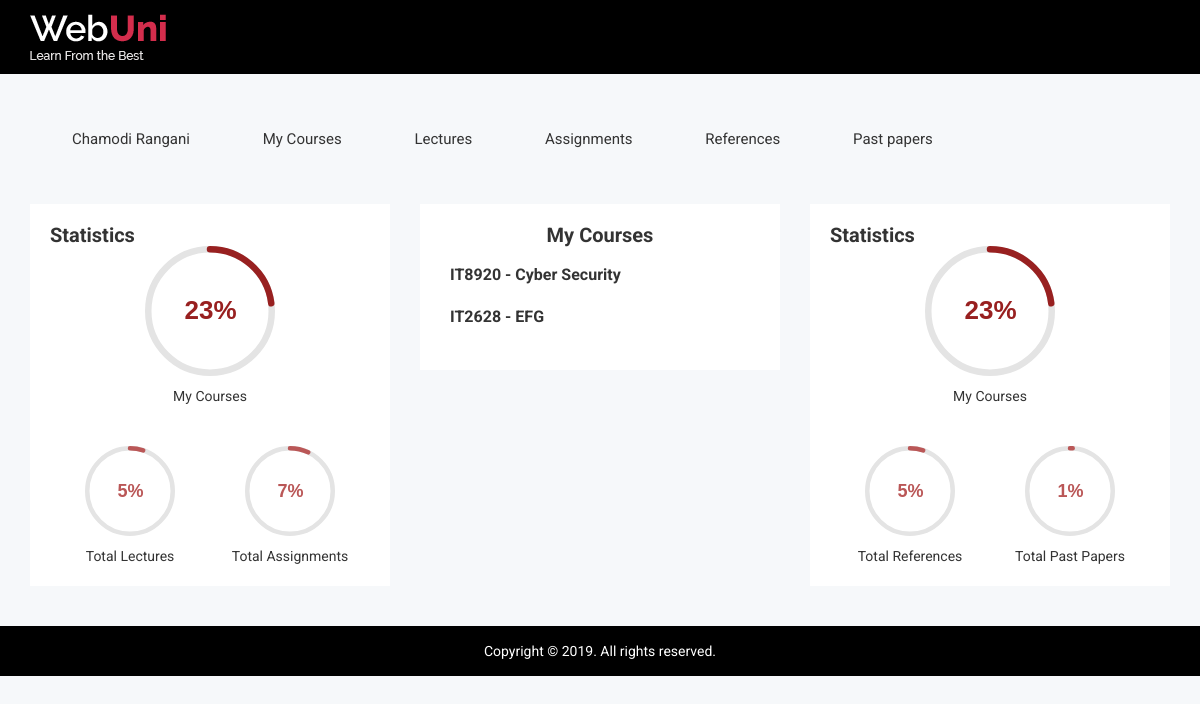
The page /Admin/Lecturer/index.php (signed in) on the database its author committed.
### tables this page shows
CREATE TABLE `user` (
  `id` int(11) NOT NULL,
  `fname` varchar(255) NOT NULL,
  `lname` varchar(255) NOT NULL,
  `email` varchar(255) NOT NULL,
  `phone` varchar(255) NOT NULL,
  `password` varchar(255) NOT NULL,
  `role` int(11) NOT NULL DEFAULT '1'
);

CREATE TABLE `courses` (
  `id` int(11) NOT NULL,
  `c_code` varchar(10) NOT NULL,
  `c_name` varchar(255) NOT NULL,
  `c_incharge` varchar(255) NOT NULL,
  `c_credits` int(11) NOT NULL,
  `ad_date` date NOT NULL
);

### Admin/Lecturer/index.php (the view, shortened to what this page needs)
<!doctype html>
<html class="no-js" lang="">
<?php
include('db/dbcon.php');
?>
<head>
  <link rel="stylesheet" href="css/bootstrap.min.css">
  <link rel="stylesheet" href="css/font-awesome.min.css">
  <link rel="stylesheet" href="css/owl.carousel.css">
  <link rel="stylesheet" href="css/owl.theme.css">
  <link rel="stylesheet" href="css/owl.transitions.css">
  <link rel="stylesheet" href="css/meanmenu/meanmenu.min.css">
  <link rel="stylesheet" href="css/animate.css">
  <link rel="stylesheet" href="css/normalize.css">
  <link rel="stylesheet" href="css/scrollbar/jquery.mCustomScrollbar.min.css">
  <link rel="stylesheet" href="css/jvectormap/jquery-jvectormap-2.0.3.css">
  <link rel="stylesheet" href="css/notika-custom-icon.css">
  <link rel="stylesheet" href="css/wave/waves.min.css">
  <link rel="stylesheet" href="css/main.css">
  <link rel="stylesheet" href="style.css">
  <link rel="stylesheet" href="css/responsive.css">
</head>
<body>
  <?php include 'include/header_top.php';
  ?>
  <?php if (logged_in()==true) {
    $e = $_SESSION['email'];
  }
  $s = "select * from user where email = '$e'";
  $result = $db->query($s); ?>
                <?php while ($c = mysqli_fetch_assoc($result)) {
                  $name = $c['fname'];
                  ?>
    <div class="main-menu-area mg-tb-40">
      <div class="container">
        <div class="row">
          <div class="col-lg-12 col-md-12 col-sm-12 col-xs-12">
            <ul class="nav nav-tabs notika-menu-wrap menu-it-icon-pro">
              <li><a data-toggle="tab" href="#log"><i class="notika-icon notika-menu"></i><?= $c['fname'].' '.' '.$c['lname']; ?></a>
              </li>
              <li><a href="mycourse.php"><i class="notika-icon notika-edit"></i> My Courses</a>
              </li>
              <li><a href="lecs/new_add.php"><i class="notika-icon notika-file"></i> Lectures</a>
              </li>
              <li><a href="assignments/new_add.php"><i class="notika-icon notika-file"></i> Assignments</a>
              </li>
              <li><a href="books/new_add.php"><i class="notika-icon notika-file"></i> References</a>
              </li>
              <li><a href="papers/new_add.php"><i class="notika-icon notika-file"></i> Past papers</a>
              </li>
            </ul>
          </div>
        <?php } ?>
      </div>
    </div>
  </div>
  <?php
  $sql = "SELECT * FROM courses WHERE c_incharge = '$name'";
  $courses = $db->query($sql);
  $co1 = mysqli_num_rows($courses);
  $tot = "SELECT * FROM courses";
  $count = $db->query($tot);
  $co = mysqli_num_rows($count);
  $total = ($co1/$co) * 100;
  $l = "SELECT * FROM tbl_file";
  $le = $db->query($l);
  $co2 = mysqli_num_rows($le);
  $as = "SELECT * FROM tbl_asses";
  $ass = $db->query($as);
  $co3 = mysqli_num_rows($ass);
  ?>
  <div class="notika-email-post-area">
    <div class="container">
      <div class="row">
        <div class="col-lg-4 col-md-6 col-sm-6 col-xs-12">
          <div class="email-statis-inner notika-shadow">
            <div class="email-ctn-round">
              <div class="text-center">
                <h2>Statistics</h2>
              </div>
              <div class="email-statis-wrap">
                <div class="email-round-nock">
                  <input type="text" class="knob" value="0" data-rel="<?= $total; ?>" data-linecap="round" data-width="130" data-bgcolor="#E4E4E4" data-fgcolor="#982020" data-thickness=".10" data-readonly="true">
                </div>
                <div class="email-ctn-nock">
                  <p>My Courses</p>
                </div>
              </div>
              <div class="email-round-gp">
                <div class="email-round-pro">
                  <div class="email-signle-gp">
                    <input type="text" class="knob" value="0" data-rel="<?= $co2; ?>" data-linecap="round" data-width="90" data-bgcolor="#E4E4E4" data-fgcolor="#BA5757" data-thickness=".10" data-readonly="true" disabled>
                  </div>
                  <div class="email-ctn-nock">
                    <p>Total Lectures</p>
                  </div>
                </div>
                <div class="email-round-pro">
                  <div class="email-signle-gp">
                    <input type="text" class="knob" value="0" data-rel="<?= $co3; ?>" data-linecap="round" data-width="90" data-bgcolor="#E4E4E4" data-fgcolor="#BA5757" data-thickness=".10" data-readonly="true" disabled>
                  </div>
                  <div class="email-ctn-nock">
                    <p>Total Assignments</p>
                  </div>
                </div>
              </div>
            </div>
          </div>
        </div>
        <div class="col-lg-4 col-md-6 col-sm-6 col-xs-12">
          <div class="recent-post-wrapper notika-shadow sm-res-mg-t-30 tb-res-ds-n dk-res-ds">
            <div class="recent-post-ctn">
              <div class="recent-post-title">
                <h2 class="text-center">My Courses</h2>
              </div>
            </div>
            <div class="recent-post-items">
              <?php while ($cs = mysqli_fetch_assoc($courses)) { ?>
                <div class="recent-post-signle rct-pt-mg-wp">
                  <div class="recent-post-flex">
                    <div class="recent-post-it-ctn">
                      <h2><?= $cs['c_code'].' - '.' '.$cs['c_name']; ?></h2>
                      <br>
                    </div>
                  </div>
                </div>
              <?php } ?>
            </div>
          </div>
        </div>
        <?php
        $b = "SELECT * FROM tbl_books";
        $bo = $db->query($b);
        $co4 = mysqli_num_rows($bo);
        $p = "SELECT * FROM tbl_papers";
        $pa = $db->query($p);
        $co5 = mysqli_num_rows($pa);
        ?>
        <div class="col-lg-4 col-md-6 col-sm-6 col-xs-12">
          <div class="email-statis-inner notika-shadow">
            <div class="email-ctn-round">
              <div class="text-center">
                <h2>Statistics</h2>
              </div>
              <div class="email-statis-wrap">
                <div class="email-round-nock">
                  <input type="text" class="knob" value="0" data-rel="<?= $total; ?>" data-linecap="round" data-width="130" data-bgcolor="#E4E4E4" data-fgcolor="#982020" data-thickness=".10" data-readonly="true">
                </div>
                <div class="email-ctn-nock">
                  <p>My Courses</p>
                </div>
              </div>
              <div class="email-round-gp">
                <div class="email-round-pro">
                  <div class="email-signle-gp">
                    <input type="text" class="knob" value="0" data-rel="<?= $co4; ?>" data-linecap="round" data-width="90" data-bgcolor="#E4E4E4" data-fgcolor="#BA5757" data-thickness=".10" data-readonly="true" disabled>
                  </div>
                  <div class="email-ctn-nock">
                    <p>Total References</p>
                  </div>
                </div>
                <div class="email-round-pro">
                  <div class="email-signle-gp">
                    <input type="text" class="knob" value="0" data-rel="<?= $co5; ?>" data-linecap="round" data-width="90" data-bgcolor="#E4E4E4" data-fgcolor="#BA5757" data-thickness=".10" data-readonly="true" disabled>
                  </div>
                  <div class="email-ctn-nock">
                    <p>Total Past Papers</p>
                  </div>
                </div>
              </div>
            </div>
          </div>
        </div>
      </div>
    </div>
  </div>
  <?php include 'include/footer.php'; ?>
</body>
</html>

### Admin/Lecturer/css/main.css (style rules this page uses)
html { color: #222; font-size: 1em; line-height: 1.4; }

### rows shown on the page
user: fname "Chamodi", lname "Rangani"
courses: c_code "IT8920", c_name "Cyber Security"
courses: c_code "IT2628", c_name "EFG"
